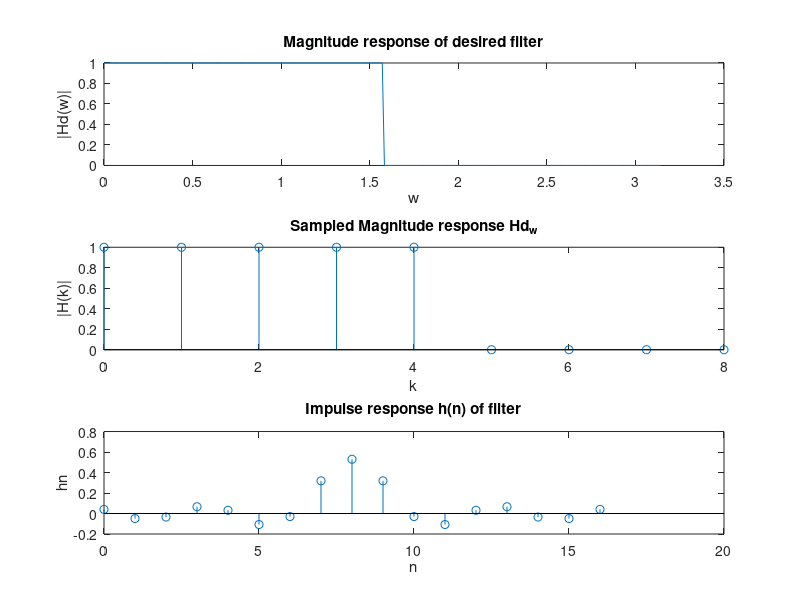
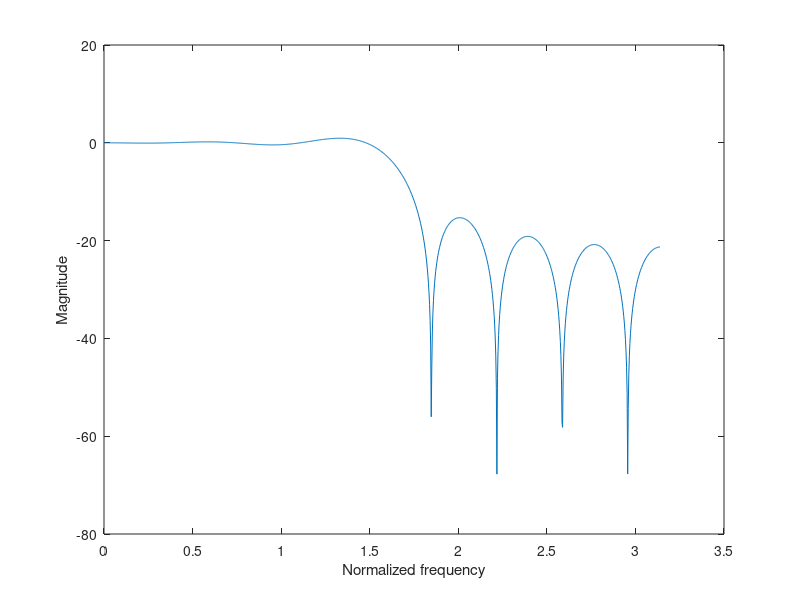

Reproduce these figures in MATLAB, in order.
%%Design a linear phase FIR low pass filter using
%%frequency sampling method. Let M=17(order)
%%and cutoff frequency is wc=pi/2 rad/sample
%%Desired frequency response
%%Hd(w)= exp(-%j*w(M-1)/2) for 0<=w<=pi/2
%% = 0 for pi/2<=w<=pi
%%from Hd(w) we get H(k) by sampling w=(2*pi*k)/M
%% H(k)= Hd(w)| at w=(2*pi*k)/M
%% h(n)=1/M <summ k=0 to M-1>[H(k)e^j2pikn/M] 0<=n<=M-1
%%h(n) must be real
%% h(n)=1/M(H(0)+ 2 <summ n=1 to p> Re[H(k)e^j2pikn/M])
%%p=(M-1)/2 if N is odd
%% =M/2 -1 if N is even


clc;
clear all;
close all;
wc=pi/2; %%cutt of freq in rad/sample
M=17; %%take odd order
%%Desired frequency response
w=0:(pi/256):pi;
Hd_w =([w<=pi/2]).* exp(-i*w*(M-1)/2);
figure;
subplot(3,1,1);
plot(w,abs(Hd_w));
title('Magnitude response of desired filter');
xlabel('w');
ylabel('|Hd(w)|');

%%(2*pi*kc)/M <= pi/2
%% kc <= (pi/2)*(M/(2*pi))
%% kc<= M/4 = 17/4, but k can take only integer=4
kc = floor(wc*(M/(2*pi)));
k=0:(M-1)/2;
%%frequency sampling Hd_w to get Hk
Hk = ([k<=kc]).* exp(-i*(2*pi*k/M)*((M-1)/2))
subplot(3,1,2);
stem(k,abs(Hk));
title('Sampled Magnitude response Hd_w');
xlabel('k');
ylabel('|H(k)|');
%% Taking idft of H(k) to find h(n)
for n=0:(M-1)
sumHk=0;
for k=1:(M-1)/2
sumHk = sumHk+real(Hk(k+1)*exp(i*2*pi*k*n/M));
end
hn(n+1)=(1/M)*(Hk(1)+2*sumHk);
end

n=0:(M-1);
subplot(3,1,3);
stem(n,hn);
title('Impulse response h(n) of filter')
xlabel('n');
ylabel('hn');

[H,f]=freqz(hn,1,1000);
H_mag=20*log10(abs(H));
figure;
plot(f,H_mag);
xlabel('Normalized frequency');
ylabel('Magnitude');
disp('FIR Filter coeff hn');
disp(hn);